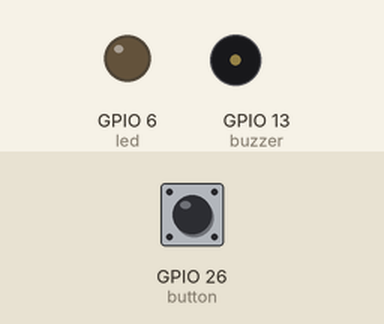
Recording of a program running on a simulated Raspberry Pi (BCM pin numbers). On the bench: output pins drawn as LEDs (lit = HIGH), buzzer (waves = sounding). Inputs (shaded band) come from the test bench; at power-on: GPIO 26 (button) HIGH.

Above: at 1.2 s.
1.3 s: GPIO 26 (button) pulled LOW for 0.15 s
At 1.37 s:
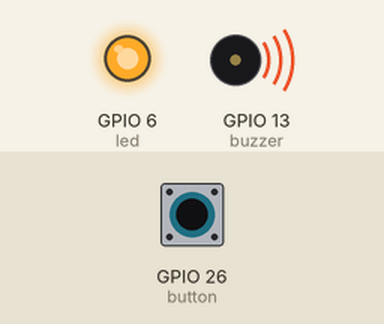
2.9 s: GPIO 26 (button) pulled LOW for 3.2 s
At 7.2 s:
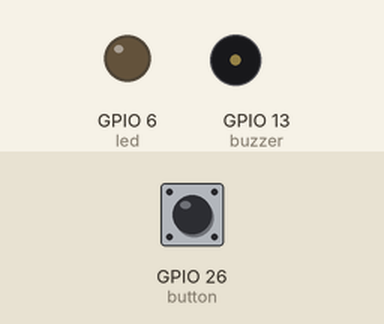
Timing chart, 0 to 8.7 s (numbered marks = the images above; inputs shaded):
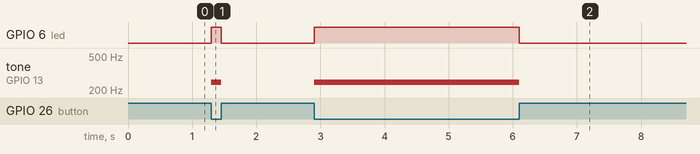

The program:

passive_buzzer_button.py
```python
# Button Activated Tonal Buzzer with LED Indicator
from gpiozero import TonalBuzzer, Button, LED
from gpiozero.tones import Tone

buzzer = TonalBuzzer(13)
button = Button(26)
led = LED(6)

while True:
  button.wait_for_press()
  led.on()
  buzzer.play(Tone("B3"))

  button.wait_for_release()
  led.off()
  buzzer.stop()
```

Measured:
- after the input at 1.3 s, GPIO 6 (led): LOW → HIGH at once, → LOW 0.15 s later; tone on GPIO 13 (buzzer): silent → 247 Hz at once, → silent 0.15 s later
- after the input at 2.9 s, GPIO 6 (led): LOW → HIGH at once, → LOW 3.2 s later; tone on GPIO 13 (buzzer): silent → 247 Hz at once, → silent 3.2 s later
